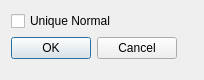
<?xml version="1.0" encoding="UTF-8"?>
<ui version="4.0">
 <class>ccFitAttitudeDlg</class>
 <widget class="QDialog" name="ccFitAttitudeDlg">
  <property name="geometry">
   <rect>
    <x>0</x>
    <y>0</y>
    <width>204</width>
    <height>80</height>
   </rect>
  </property>
  <property name="windowTitle">
   <string>Dialog</string>
  </property>
  <layout class="QFormLayout" name="formLayout">
   <item row="0" column="0">
    <widget class="QCheckBox" name="checkBoxUniqueNormal">
     <property name="text">
      <string>Unique Normal</string>
     </property>
    </widget>
   </item>
   <item row="1" column="0">
    <widget class="QDialogButtonBox" name="buttonBox">
     <property name="orientation">
      <enum>Qt::Horizontal</enum>
     </property>
     <property name="standardButtons">
      <set>QDialogButtonBox::Cancel|QDialogButtonBox::Ok</set>
     </property>
    </widget>
   </item>
  </layout>
 </widget>
 <resources/>
 <connections>
  <connection>
   <sender>buttonBox</sender>
   <signal>accepted()</signal>
   <receiver>ccFitAttitudeDlg</receiver>
   <slot>accept()</slot>
   <hints>
    <hint type="sourcelabel">
     <x>248</x>
     <y>254</y>
    </hint>
    <hint type="destinationlabel">
     <x>157</x>
     <y>274</y>
    </hint>
   </hints>
  </connection>
  <connection>
   <sender>buttonBox</sender>
   <signal>rejected()</signal>
   <receiver>ccFitAttitudeDlg</receiver>
   <slot>reject()</slot>
   <hints>
    <hint type="sourcelabel">
     <x>316</x>
     <y>260</y>
    </hint>
    <hint type="destinationlabel">
     <x>286</x>
     <y>274</y>
    </hint>
   </hints>
  </connection>
 </connections>
</ui>
